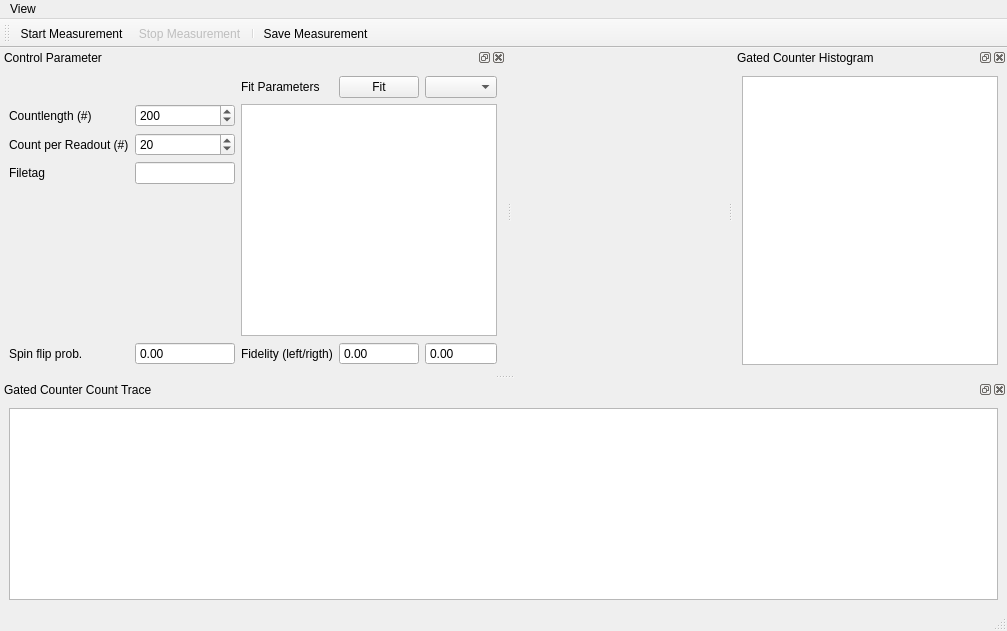
<?xml version="1.0" encoding="UTF-8"?>
<ui version="4.0">
 <class>MainWindow</class>
 <widget class="QMainWindow" name="MainWindow">
  <property name="geometry">
   <rect>
    <x>0</x>
    <y>0</y>
    <width>1007</width>
    <height>631</height>
   </rect>
  </property>
  <property name="windowTitle">
   <string>qudi: Gated Counter</string>
  </property>
  <property name="layoutDirection">
   <enum>Qt::LeftToRight</enum>
  </property>
  <widget class="QWidget" name="centralwidget">
   <layout class="QGridLayout" name="gridLayout_2"/>
  </widget>
  <widget class="QMenuBar" name="menubar">
   <property name="geometry">
    <rect>
     <x>0</x>
     <y>0</y>
     <width>1007</width>
     <height>21</height>
    </rect>
   </property>
   <widget class="QMenu" name="menuView">
    <property name="title">
     <string>View</string>
    </property>
    <addaction name="actionRestore_Default"/>
    <addaction name="actionClose"/>
   </widget>
   <addaction name="menuView"/>
  </widget>
  <widget class="QStatusBar" name="statusbar"/>
  <widget class="QToolBar" name="toolBar">
   <property name="enabled">
    <bool>true</bool>
   </property>
   <property name="windowTitle">
    <string>toolBar</string>
   </property>
   <attribute name="toolBarArea">
    <enum>TopToolBarArea</enum>
   </attribute>
   <attribute name="toolBarBreak">
    <bool>false</bool>
   </attribute>
   <addaction name="start_counter_Action"/>
   <addaction name="stop_counter_Action"/>
   <addaction name="separator"/>
   <addaction name="save_measurement_Action"/>
  </widget>
  <widget class="QDockWidget" name="count_trace_DockWidget">
   <property name="sizePolicy">
    <sizepolicy hsizetype="Preferred" vsizetype="Expanding">
     <horstretch>0</horstretch>
     <verstretch>0</verstretch>
    </sizepolicy>
   </property>
   <property name="minimumSize">
    <size>
     <width>117</width>
     <height>140</height>
    </size>
   </property>
   <property name="windowTitle">
    <string>Gated Counter Count Trace</string>
   </property>
   <attribute name="dockWidgetArea">
    <number>8</number>
   </attribute>
   <widget class="QWidget" name="dockWidgetContents_2">
    <layout class="QGridLayout" name="gridLayout_5">
     <item row="0" column="0">
      <layout class="QGridLayout" name="gridLayout_3">
       <item row="1" column="0">
        <widget class="PlotWidget" name="gated_count_trace_PlotWidget">
         <property name="sizePolicy">
          <sizepolicy hsizetype="Expanding" vsizetype="Preferred">
           <horstretch>0</horstretch>
           <verstretch>0</verstretch>
          </sizepolicy>
         </property>
        </widget>
       </item>
      </layout>
     </item>
    </layout>
   </widget>
  </widget>
  <widget class="QDockWidget" name="histogram_DockWidget">
   <property name="sizePolicy">
    <sizepolicy hsizetype="Preferred" vsizetype="Expanding">
     <horstretch>0</horstretch>
     <verstretch>0</verstretch>
    </sizepolicy>
   </property>
   <property name="layoutDirection">
    <enum>Qt::LeftToRight</enum>
   </property>
   <property name="floating">
    <bool>false</bool>
   </property>
   <property name="features">
    <set>QDockWidget::AllDockWidgetFeatures</set>
   </property>
   <property name="allowedAreas">
    <set>Qt::RightDockWidgetArea</set>
   </property>
   <property name="windowTitle">
    <string>Gated Counter Histogram</string>
   </property>
   <attribute name="dockWidgetArea">
    <number>2</number>
   </attribute>
   <widget class="QWidget" name="dockWidgetContents_3">
    <layout class="QGridLayout" name="gridLayout_6">
     <item row="0" column="0">
      <layout class="QGridLayout" name="gridLayout_4">
       <item row="0" column="0" colspan="3">
        <widget class="PlotWidget" name="histogram_PlotWidget">
         <property name="sizePolicy">
          <sizepolicy hsizetype="Expanding" vsizetype="Preferred">
           <horstretch>0</horstretch>
           <verstretch>0</verstretch>
          </sizepolicy>
         </property>
        </widget>
       </item>
      </layout>
     </item>
    </layout>
   </widget>
  </widget>
  <widget class="QDockWidget" name="control_param_DockWidget">
   <property name="sizePolicy">
    <sizepolicy hsizetype="Preferred" vsizetype="Minimum">
     <horstretch>0</horstretch>
     <verstretch>0</verstretch>
    </sizepolicy>
   </property>
   <property name="allowedAreas">
    <set>Qt::AllDockWidgetAreas</set>
   </property>
   <property name="windowTitle">
    <string>Control Parameter</string>
   </property>
   <attribute name="dockWidgetArea">
    <number>1</number>
   </attribute>
   <widget class="QWidget" name="dockWidgetContents_4">
    <layout class="QGridLayout" name="gridLayout_7">
     <item row="0" column="0">
      <layout class="QGridLayout" name="gridLayout">
       <property name="sizeConstraint">
        <enum>QLayout::SetMinimumSize</enum>
       </property>
       <property name="spacing">
        <number>6</number>
       </property>
       <item row="2" column="1">
        <widget class="QSpinBox" name="count_per_readout_SpinBox">
         <property name="toolTip">
          <string>&lt;html&gt;&lt;head/&gt;&lt;body&gt;&lt;p&gt;Specify how many counts are read out&lt;br/&gt;at once per readout request to the &lt;br/&gt;hardware.&lt;br/&gt;This number won't affect the structure&lt;br/&gt;of the obtained data. With a higher &lt;br/&gt;number you will solely reduce the&lt;br/&gt;workload for the PC, since you descrease&lt;br/&gt;the readout processes per time.&lt;/p&gt;&lt;/body&gt;&lt;/html&gt;</string>
         </property>
         <property name="maximum">
          <number>1000000</number>
         </property>
         <property name="value">
          <number>20</number>
         </property>
        </widget>
       </item>
       <item row="0" column="4">
        <widget class="QComboBox" name="fit_methods_ComboBox"/>
       </item>
       <item row="0" column="2">
        <widget class="QLabel" name="label_4">
         <property name="text">
          <string>Fit Parameters</string>
         </property>
        </widget>
       </item>
       <item row="0" column="3">
        <widget class="QPushButton" name="fit_PushButton">
         <property name="enabled">
          <bool>true</bool>
         </property>
         <property name="text">
          <string>Fit</string>
         </property>
        </widget>
       </item>
       <item row="5" column="0">
        <widget class="QLabel" name="label_5">
         <property name="text">
          <string>Spin flip prob.</string>
         </property>
        </widget>
       </item>
       <item row="2" column="0">
        <widget class="QLabel" name="label_3">
         <property name="text">
          <string>Count per Readout (#)</string>
         </property>
        </widget>
       </item>
       <item row="3" column="0">
        <widget class="QLabel" name="label_2">
         <property name="text">
          <string>Filetag</string>
         </property>
        </widget>
       </item>
       <item row="1" column="0">
        <widget class="QLabel" name="label">
         <property name="sizePolicy">
          <sizepolicy hsizetype="Maximum" vsizetype="Preferred">
           <horstretch>0</horstretch>
           <verstretch>0</verstretch>
          </sizepolicy>
         </property>
         <property name="text">
          <string>Countlength (#)</string>
         </property>
        </widget>
       </item>
       <item row="3" column="1">
        <widget class="QLineEdit" name="filetag_LineEdit">
         <property name="maximumSize">
          <size>
           <width>100</width>
           <height>16777215</height>
          </size>
         </property>
         <property name="toolTip">
          <string>&lt;html&gt;&lt;head/&gt;&lt;body&gt;&lt;p&gt;Enter the descriptive name for this&lt;br/&gt;measurement. The file will be saved with &lt;br/&gt;a date and timestamp prefix and the&lt;br/&gt;descriptive name will be append to that&lt;br/&gt;string.&lt;/p&gt;&lt;/body&gt;&lt;/html&gt;</string>
         </property>
        </widget>
       </item>
       <item row="1" column="1">
        <widget class="QSpinBox" name="count_length_SpinBox">
         <property name="sizePolicy">
          <sizepolicy hsizetype="Fixed" vsizetype="Fixed">
           <horstretch>0</horstretch>
           <verstretch>0</verstretch>
          </sizepolicy>
         </property>
         <property name="minimumSize">
          <size>
           <width>100</width>
           <height>0</height>
          </size>
         </property>
         <property name="toolTip">
          <string>&lt;html&gt;&lt;head/&gt;&lt;body&gt;&lt;p&gt;Maximal reserved bufferlength&lt;br/&gt;on the gated counting hardware.&lt;/p&gt;&lt;/body&gt;&lt;/html&gt;</string>
         </property>
         <property name="maximum">
          <number>1000000</number>
         </property>
         <property name="value">
          <number>200</number>
         </property>
        </widget>
       </item>
       <item row="5" column="2">
        <widget class="QLabel" name="label_6">
         <property name="maximumSize">
          <size>
           <width>100</width>
           <height>16777215</height>
          </size>
         </property>
         <property name="text">
          <string>Fidelity (left/rigth)</string>
         </property>
        </widget>
       </item>
       <item row="5" column="3">
        <widget class="QDoubleSpinBox" name="fidelity_left_DSpinBox">
         <property name="maximumSize">
          <size>
           <width>100</width>
           <height>16777215</height>
          </size>
         </property>
         <property name="readOnly">
          <bool>true</bool>
         </property>
         <property name="buttonSymbols">
          <enum>QAbstractSpinBox::NoButtons</enum>
         </property>
        </widget>
       </item>
       <item row="5" column="4">
        <widget class="QDoubleSpinBox" name="fidelity_right_DSpinBox">
         <property name="maximumSize">
          <size>
           <width>100</width>
           <height>16777215</height>
          </size>
         </property>
         <property name="readOnly">
          <bool>true</bool>
         </property>
         <property name="buttonSymbols">
          <enum>QAbstractSpinBox::NoButtons</enum>
         </property>
        </widget>
       </item>
       <item row="1" column="2" rowspan="4" colspan="3">
        <widget class="QTextEdit" name="fit_param_TextEdit">
         <property name="sizePolicy">
          <sizepolicy hsizetype="MinimumExpanding" vsizetype="Expanding">
           <horstretch>0</horstretch>
           <verstretch>0</verstretch>
          </sizepolicy>
         </property>
         <property name="minimumSize">
          <size>
           <width>0</width>
           <height>90</height>
          </size>
         </property>
        </widget>
       </item>
       <item row="5" column="1">
        <widget class="QDoubleSpinBox" name="spin_flip_prob_DSpinBox">
         <property name="enabled">
          <bool>true</bool>
         </property>
         <property name="maximumSize">
          <size>
           <width>100</width>
           <height>16777215</height>
          </size>
         </property>
         <property name="autoFillBackground">
          <bool>false</bool>
         </property>
         <property name="readOnly">
          <bool>true</bool>
         </property>
         <property name="buttonSymbols">
          <enum>QAbstractSpinBox::NoButtons</enum>
         </property>
        </widget>
       </item>
      </layout>
     </item>
    </layout>
   </widget>
  </widget>
  <action name="start_counter_Action">
   <property name="icon">
    <iconset>
     <normaloff>../../artwork/icons/qudiTheme/22x22/start-counter.png</normaloff>../../artwork/icons/qudiTheme/22x22/start-counter.png</iconset>
   </property>
   <property name="text">
    <string>Start Measurement</string>
   </property>
   <property name="toolTip">
    <string>Start Gated Counter Measurement</string>
   </property>
  </action>
  <action name="stop_counter_Action">
   <property name="enabled">
    <bool>false</bool>
   </property>
   <property name="icon">
    <iconset>
     <normaloff>../../artwork/icons/qudiTheme/22x22/stop-counter.png</normaloff>../../artwork/icons/qudiTheme/22x22/stop-counter.png</iconset>
   </property>
   <property name="text">
    <string>Stop Measurement</string>
   </property>
   <property name="toolTip">
    <string>Stop the Gated Counter Measurement</string>
   </property>
  </action>
  <action name="action_continue_measurement">
   <property name="icon">
    <iconset>
     <normaloff>../../artwork/icons/qudiTheme/36x36/play_resume_36x36.png</normaloff>../../artwork/icons/qudiTheme/36x36/play_resume_36x36.png</iconset>
   </property>
   <property name="text">
    <string>Continue Measurement</string>
   </property>
   <property name="toolTip">
    <string>Continue Gated Counter Measurement</string>
   </property>
  </action>
  <action name="save_measurement_Action">
   <property name="icon">
    <iconset>
     <normaloff>../../artwork/icons/oxygen/22x22/document-save.png</normaloff>../../artwork/icons/oxygen/22x22/document-save.png</iconset>
   </property>
   <property name="text">
    <string>Save Measurement</string>
   </property>
   <property name="toolTip">
    <string>Save the Measurement to File</string>
   </property>
  </action>
  <action name="actionRestore_Default">
   <property name="text">
    <string>Restore Default</string>
   </property>
  </action>
  <action name="actionClose">
   <property name="icon">
    <iconset>
     <normaloff>../../artwork/icons/oxygen/22x22/application-exit.png</normaloff>../../artwork/icons/oxygen/22x22/application-exit.png</iconset>
   </property>
   <property name="text">
    <string>Close</string>
   </property>
  </action>
 </widget>
 <customwidgets>
  <customwidget>
   <class>PlotWidget</class>
   <extends>QGraphicsView</extends>
   <header>pyqtgraph</header>
  </customwidget>
 </customwidgets>
 <resources/>
 <connections>
  <connection>
   <sender>actionClose</sender>
   <signal>triggered()</signal>
   <receiver>MainWindow</receiver>
   <slot>close()</slot>
   <hints>
    <hint type="sourcelabel">
     <x>-1</x>
     <y>-1</y>
    </hint>
    <hint type="destinationlabel">
     <x>326</x>
     <y>205</y>
    </hint>
   </hints>
  </connection>
 </connections>
</ui>
